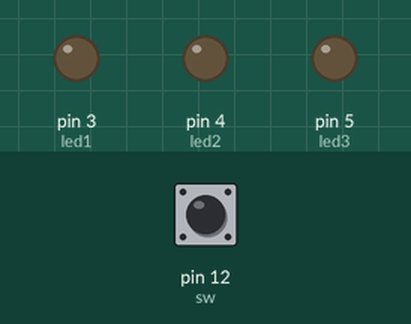
Bench run of a sketch on a simulated Arduino Uno, built with avr-gcc and run on an emulated ATmega328P. Parts: output pins drawn as LEDs (lit = HIGH). The inputs (shaded band) are chosen by the test bench; at power-on: pin 12 (sw) HIGH. What the sketch prints to the serial monitor is not drawn.

Above: at 1.2 s.
1.3 s: pin 12 (sw) pulled LOW for 0.15 s
At 1.4 s:
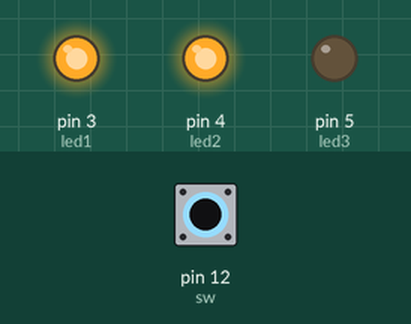
3.0 s: pin 12 (sw) pulled LOW for 1 s
At 3.7 s:
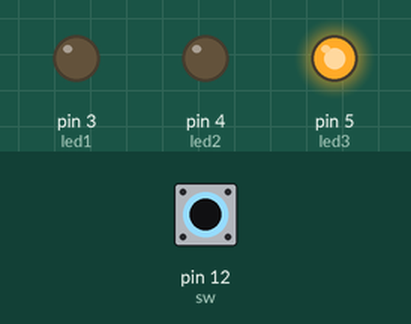
5.5 s: pin 12 (sw) pulled LOW for 3.2 s
At 6.9 s:
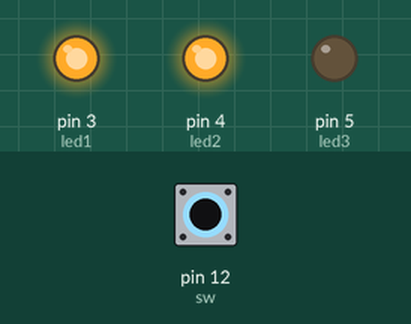
10.2 s: pin 12 (sw) pulled LOW for 0.15 s
At 10.31 s:
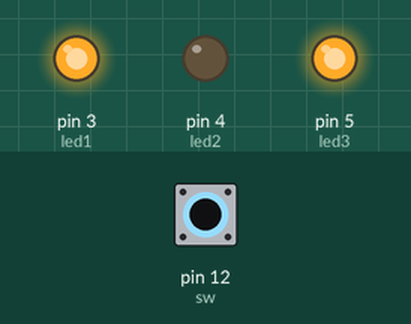
11.9 s: pin 12 (sw) pulled LOW for 0.15 s
At 12.0 s:
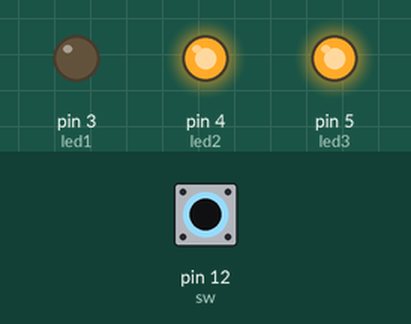
Timing chart, 0 to 14.6 s (numbered marks = the images above; inputs shaded):
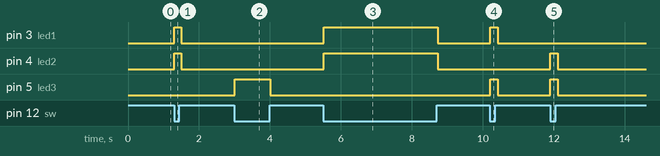

The sketch:

05_find_best_lifetime_LED.ino
```cpp
int led1 = 3;
int led2 = 4;
int led3 = 5;
int sw = 12;

int time[3] = {0, 1, 2};
int temp[3];

int index1;
int index2;

void setup() {
  pinMode(led1, OUTPUT);
  pinMode(led2, OUTPUT);
  pinMode(led3, OUTPUT);
  pinMode(sw, INPUT_PULLUP);

  Serial.begin(9600);
}

void loop() {

  if (digitalRead(sw) == LOW)   //스위치 on
  {
    digitalWrite (index1 + 3, HIGH);
    time[index1] += 1;
    digitalWrite (index2 + 3, HIGH);
    time[index2] += 1;
    delay(100);
  }
  else                        //스위치 off
  {
    digitalWrite (led1, LOW);
    digitalWrite (led2, LOW);
    digitalWrite (led3, LOW);

//배열 복사
    for (int i = 0; i < 3; i++)
    {
      temp[i] = time[i];
    }

//오름차순 정렬
    for (int i = 0; i < 3; i++)
    {
    for (int j = 0; j < 3-(i+1); j++)
      if (temp[j] >= temp[j+1])
      {
        int m = temp[j+1];
        temp[j+1] = temp[j];
        temp[j] = m;
      }
    }


//index 초기화
    for (int i = 0; i < 3; i++)
    {
      if (time[i] == temp[0]) index1 = i;
      if (time[i] == temp[1]) index2 = i;
    }
  }

 Serial.println(temp[0]);
 Serial.println(temp[1]);
 Serial.println(temp[2]);
 Serial.println(" ");

// Serial.println(index1);
// Serial.println(index2);
}
```

Measured:
- after the input at 1.3 s, pin 3 (led1), pin 4 (led2): LOW → HIGH at once, → LOW 0.20 s later
- after the input at 3.0 s, pin 5 (led3): LOW → HIGH at once, → LOW 1.0 s later
- after the input at 5.5 s, pin 3 (led1), pin 4 (led2): LOW → HIGH at once, → LOW 3.2 s later
- after the input at 10.2 s, pin 3 (led1), pin 5 (led3): LOW → HIGH at once, → LOW 0.20 s later
- after the input at 11.9 s, pin 4 (led2), pin 5 (led3): LOW → HIGH at once, → LOW 0.20 s later
